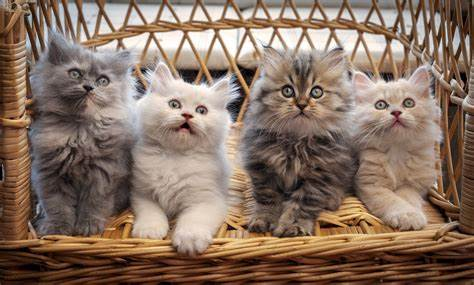
#> input picture Photos/cat.jpg, 474 x 285 px
$ python thresholding.py
#> lines starting #> are read from the running program, lines starting #| are printed output that depends on the picture; after the words box and inside, x2 and y2 are one past the last pixel; in counts of white or black regions, pixels touching at a corner belong together
"""
Thresholding (or binarizing) in OpenCV is a process used to convert a grayscale image into a binary image. In a
binary image, each pixel is either black(0) or white(255). This is achieved by applying a threshold value to the
pixel intensities of the grayscale image.

A general technique: set up a threshold, if value is less than threshold, set it to 0, else set it to 255
"""


import cv2 as cv
# import matplotlib.pyplot as plt #used for creating plots and visualizations.
# import numpy as np


#************ Simple thresholding ***************#
"""
1) threshold, thresh =cv.threshold(gray, 150, 255, cv.THRESH_BINARY):
   - pass in this gray image
   - 150: a threshold, if the pixel in this gray image is over 150, then set it to 255, else set it to 0.
   - 255: pass in here as a limit
   - cv.THRESH_BINARY: Type of thresholding to be applied. cv.THRESH_BINARY means if the pixel value is greater than
     the threshold (150), it is set to the maximum value (255); otherwise, it is set to 0.
   - threshold and thresh are two return values. "threshold": This is the threshold value that was used (which will
     be 150 in this case). It's often ignored but can be useful if the threshold is computed automatically (e.g., in
     Otsu's method). "thresh": The output binary image resulting from the thresholding operation.

"""
img = cv.imread('Photos/cat.jpg')
#> img is the input picture: shape (285, 474, 3); mean B, G, R 98.4, 113.5, 136
cv.imshow('imgWindow', img)

gray = cv.cvtColor(img, cv.COLOR_BGR2GRAY)
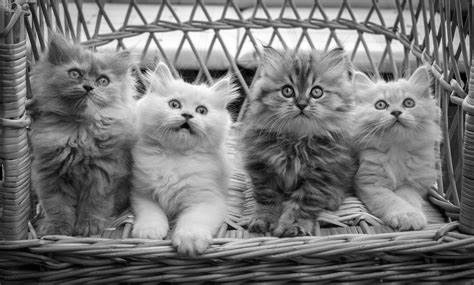
#> gray: shape (285, 474); min 0, max 255, mean 118.5
cv.imshow('Gray', gray)

threshold, threshImg = cv.threshold(gray, 150, 255, cv.THRESH_BINARY)
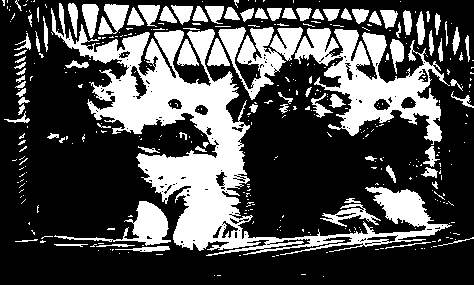
#> threshImg: shape (285, 474); 30.6% white; 380 white regions (296 under 20 px), largest, box (x1, y1, x2, y2) and area: (51, 3, 452, 256) 20282, (294, 28, 450, 145) 6964, (218, 27, 303, 100) 2700
cv.imshow('threshGrayWin', threshImg)
# the following is the "inverse" image of the above
threshold, inverseThreshImg = cv.threshold(gray, 150, 255, cv.THRESH_BINARY_INV) # simply use cv.THRESH_BINARY_INV
                                     # method, it sets any pixel below 150 to 255, else to 0, the exact opposite
                                     # as cv.THRESH_BINARY method
cv.imshow('InverseThreshGrayWin', inverseThreshImg)


#************ Adaptive thresholding:
# The downside of simple thresholding is that we need to manually set the threshold, here the adaptive thresholding
# let the machine set the threshold to be more adaptive to the image
#***************#
"""
1) How does adaptive thresholding work: define a kernal size in the image, in this case 11x11, opencv then
   computes the mean of these pixels, and find the optimal threshold value for that part, then the kernal
   slides up, down, left, right, eventually spreads over every part of the image.

2) 255: the limit of the pixel can reach in an output binary image

3) cv.ADAPTIVE_THRESH_MEAN_C: means the threshold value is the mean of the neighborhood area minus the
   constant C. Here the C is "3", which is the constant C that is subtracted from the mean or weighted mean
   calculated. It helps fine-tune the thresholding process.

4) 11: The size of the neighborhood area (a block size) used to calculate the threshold for a pixel. It must
   be an odd number (e.g., 3, 5, 7, 9, 11, etc.).
"""
# There are other method to calculate the pixel, such as cv.ADAPTIVE_THRESH_GAUSSIAN_C instead of
# cv.ADAPTIVE_THRESH_MEAN_C, the latter calculate the mean, the former calculate pixel using Gaussian method.
# Gaussian method add weight to each pixel value, then compute the mean of these pixels.
adaptiveThreshold = cv.adaptiveThreshold(gray, 255, cv.ADAPTIVE_THRESH_MEAN_C, cv.THRESH_BINARY, 11, 3)
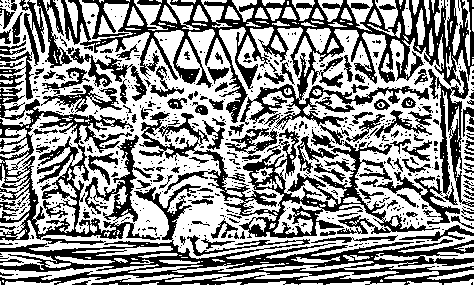
#> adaptiveThreshold: shape (285, 474); 56.7% white; 598 black regions (455 under 20 px), largest, box (x1, y1, x2, y2) and area: (61, 0, 474, 130) 15000, (0, 184, 474, 285) 10726, (139, 112, 440, 238) 7329
cv.imshow('adaptiveThresholdWin', adaptiveThreshold)


cv.waitKey(0)

$ run again, with Photos/deer.jpg copied over Photos/cat.jpg
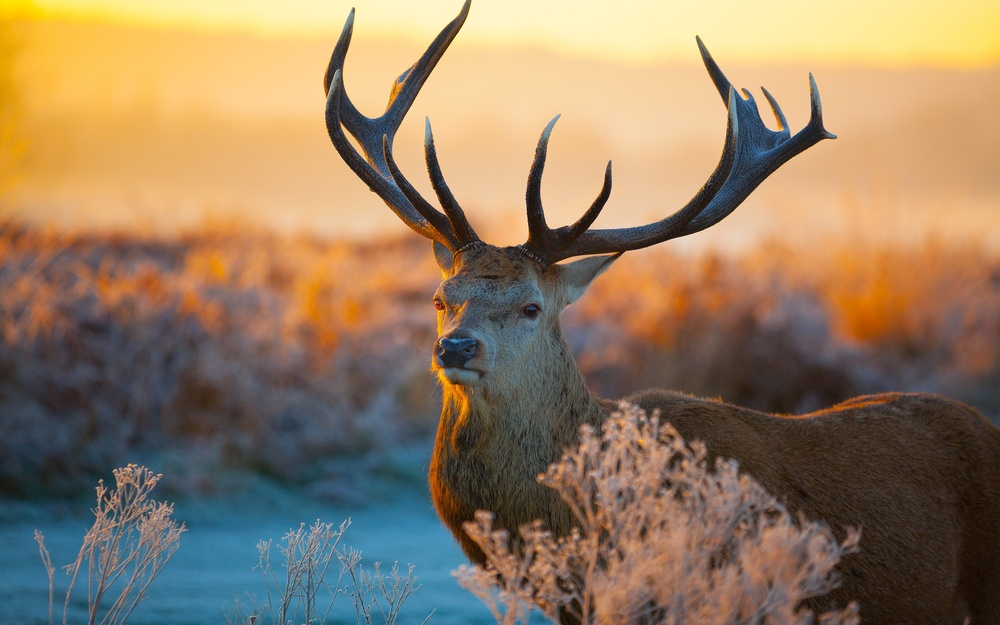
#> input picture Photos/deer.jpg, 1000 x 625 px, shrunk from 2880 x 1800 before the run
#> img is the input picture: shape (625, 1000, 3); mean B, G, R 98, 125.2, 148.1
#> `threshold, threshImg = cv.threshold(gray, 150, 255, cv.THRESH_BINARY)`:
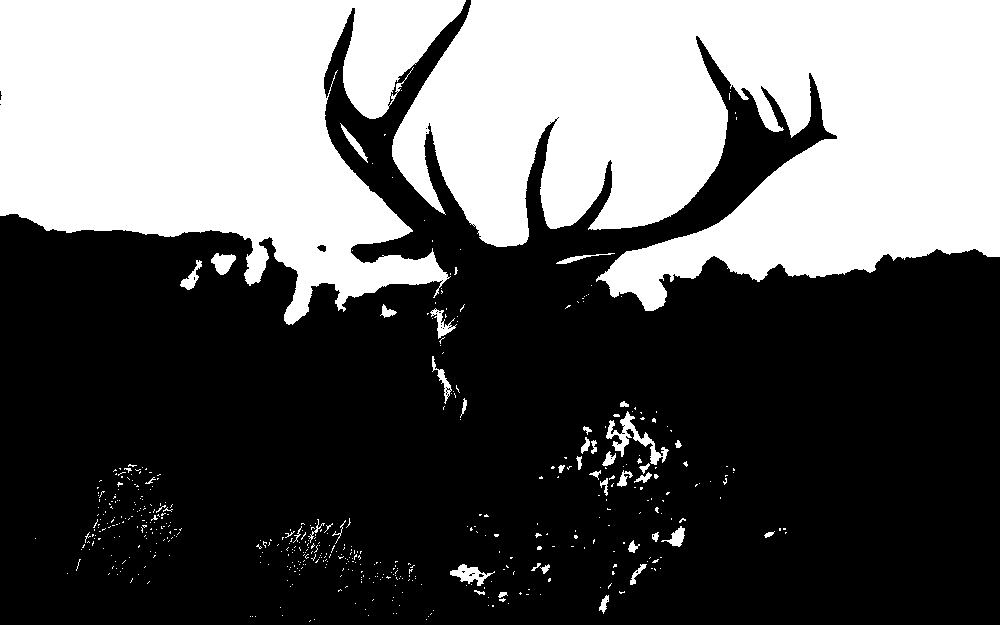
#> threshImg: shape (625, 1000); 38% white; 511 white regions (471 under 20 px), largest, box (x1, y1, x2, y2) and area: (392, 0, 1000, 311) 134139, (0, 0, 466, 325) 97221, (606, 411, 669, 465) 857
#> `adaptiveThreshold = cv.adaptiveThreshold(gray, 255, cv.ADAPTIVE_THRESH..`:
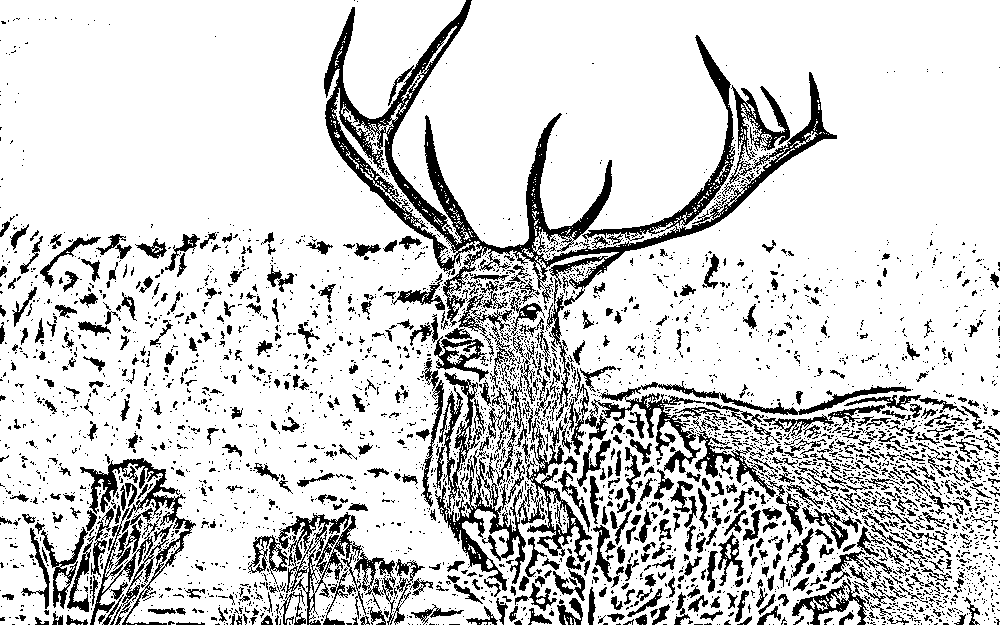
#> adaptiveThreshold: shape (625, 1000); 82.3% white; 3806 black regions (3131 under 20 px), largest, box (x1, y1, x2, y2) and area: (324, 0, 837, 327) 20257, (435, 372, 526, 591) 5109, (80, 458, 196, 625) 4235

$ run again, with Photos/fox.jpg copied over Photos/cat.jpg
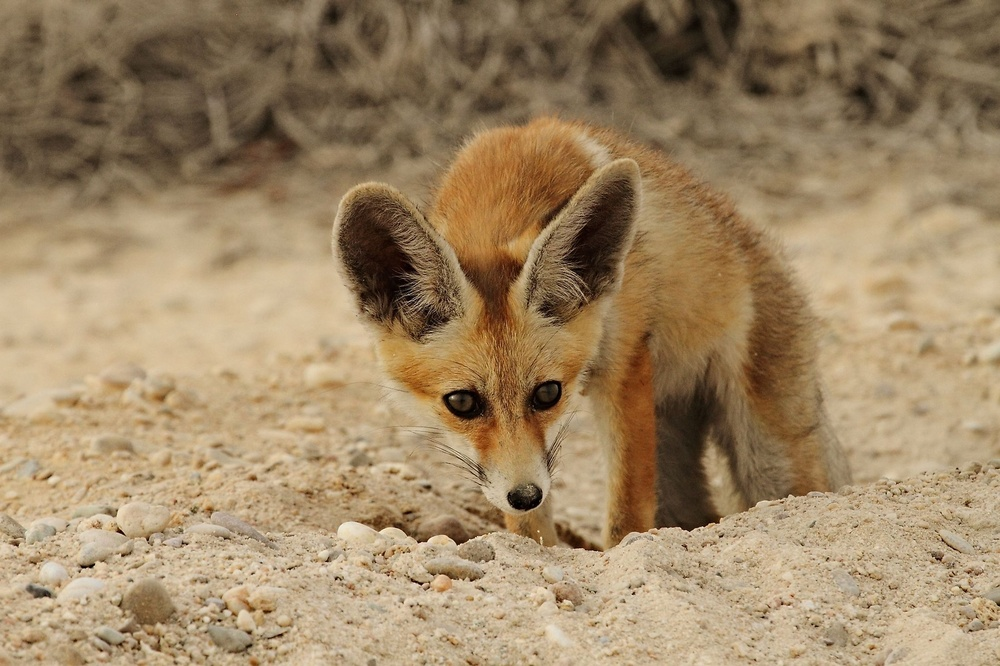
#> input picture Photos/fox.jpg, 1000 x 666 px, shrunk from 2200 x 1466 before the run
#> img is the input picture: shape (666, 1000, 3); mean B, G, R 101.1, 134, 157.9
#> `threshold, threshImg = cv.threshold(gray, 150, 255, cv.THRESH_BINARY)`:
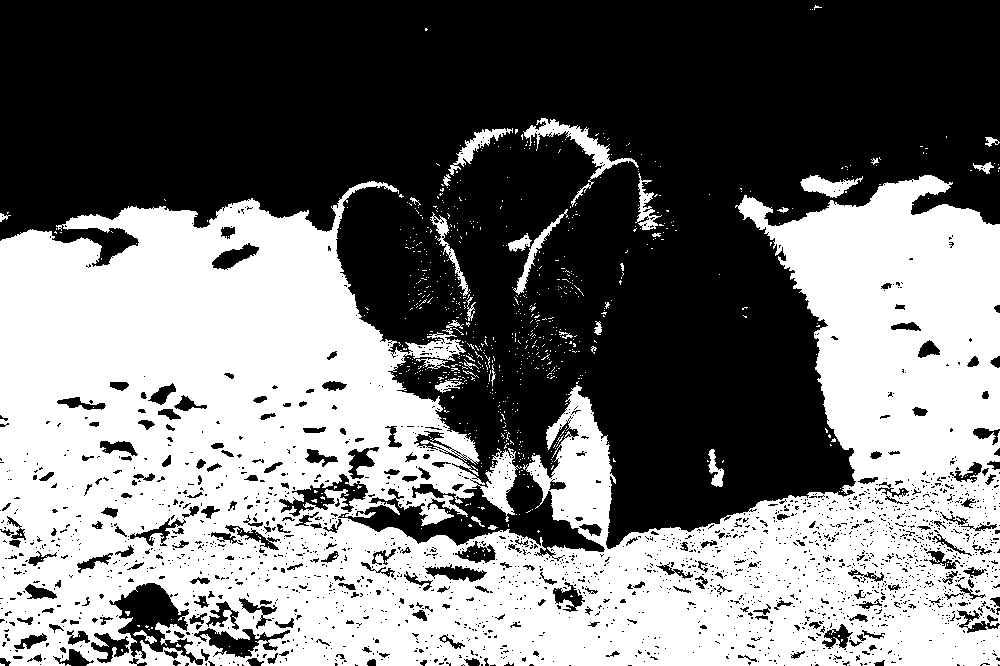
#> threshImg: shape (666, 1000); 45.9% white; 765 white regions (735 under 20 px), largest, box (x1, y1, x2, y2) and area: (0, 175, 1000, 666) 297132, (523, 118, 639, 207) 1581, (800, 175, 863, 198) 717
#> `adaptiveThreshold = cv.adaptiveThreshold(gray, 255, cv.ADAPTIVE_THRESH..`:
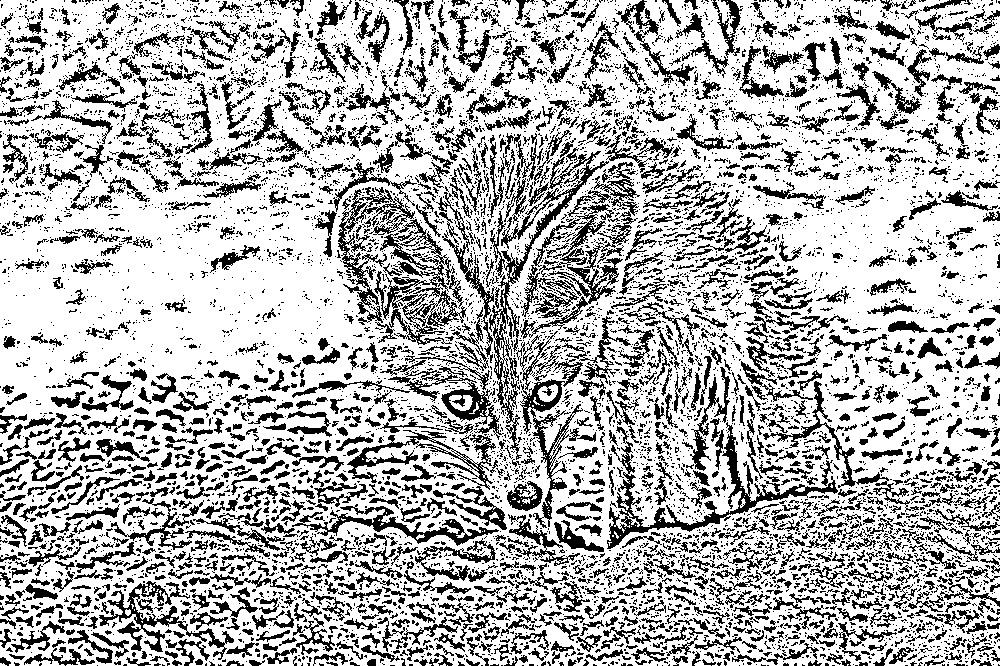
#> adaptiveThreshold: shape (666, 1000); 71% white; 8492 black regions (6954 under 20 px), largest, box (x1, y1, x2, y2) and area: (489, 151, 609, 460) 3947, (607, 422, 838, 549) 3623, (374, 219, 467, 345) 3405

$ run again, with Photos/leopard.jpg copied over Photos/cat.jpg
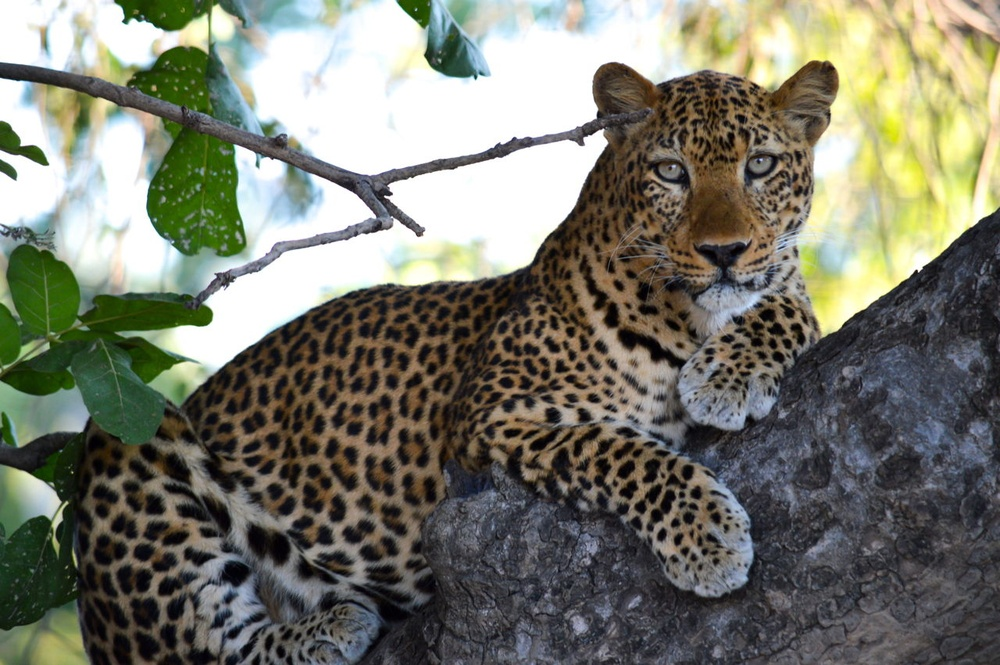
#> input picture Photos/leopard.jpg, 1000 x 665 px, shrunk from 1280 x 851 before the run
#> img is the input picture: shape (665, 1000, 3); mean B, G, R 108.8, 121.7, 121.1
#> `threshold, threshImg = cv.threshold(gray, 150, 255, cv.THRESH_BINARY)`:
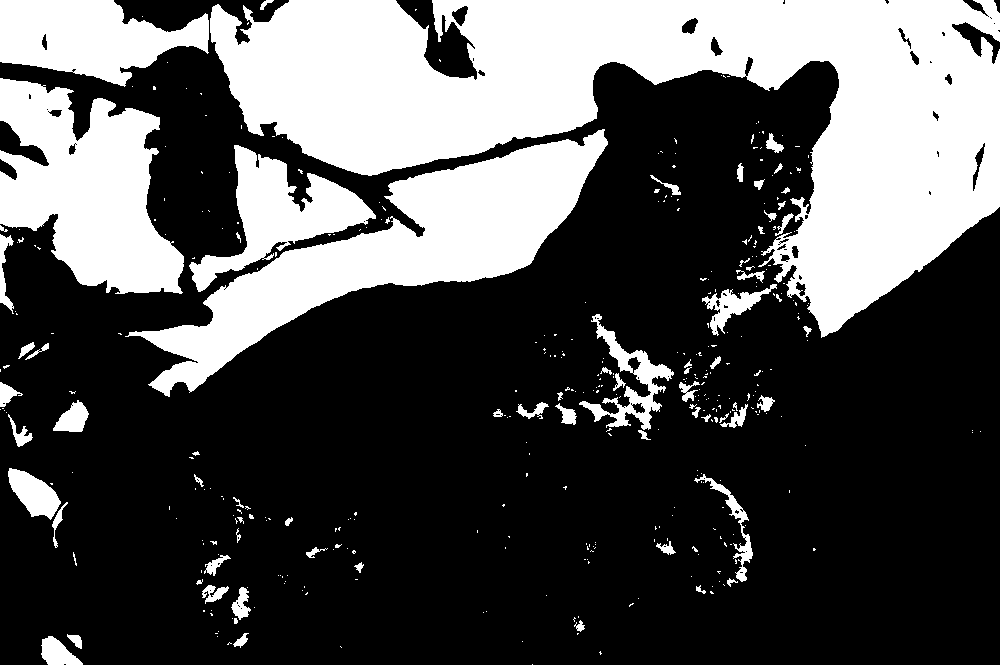
#> threshImg: shape (665, 1000); 32.2% white; 389 white regions (317 under 20 px), largest, box (x1, y1, x2, y2) and area: (210, 0, 1000, 338) 118419, (125, 129, 608, 397) 35489, (0, 78, 184, 294) 24890
#> `adaptiveThreshold = cv.adaptiveThreshold(gray, 255, cv.ADAPTIVE_THRESH..`:
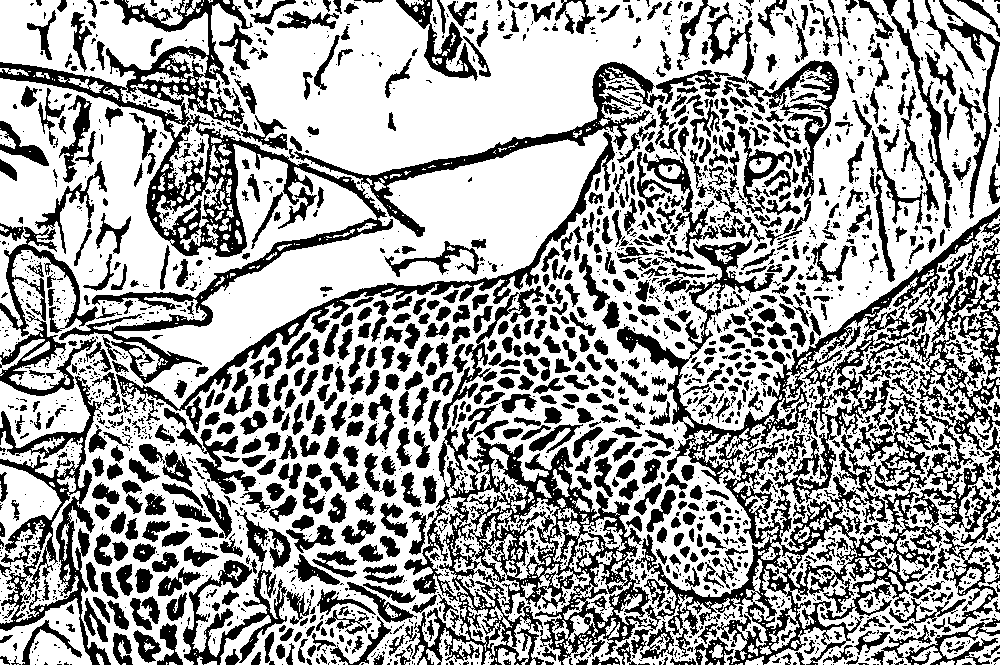
#> adaptiveThreshold: shape (665, 1000); 63.7% white; 2522 black regions (1611 under 20 px), largest, box (x1, y1, x2, y2) and area: (404, 433, 991, 665) 34943, (0, 0, 393, 384) 19262, (617, 207, 1000, 504) 13732
